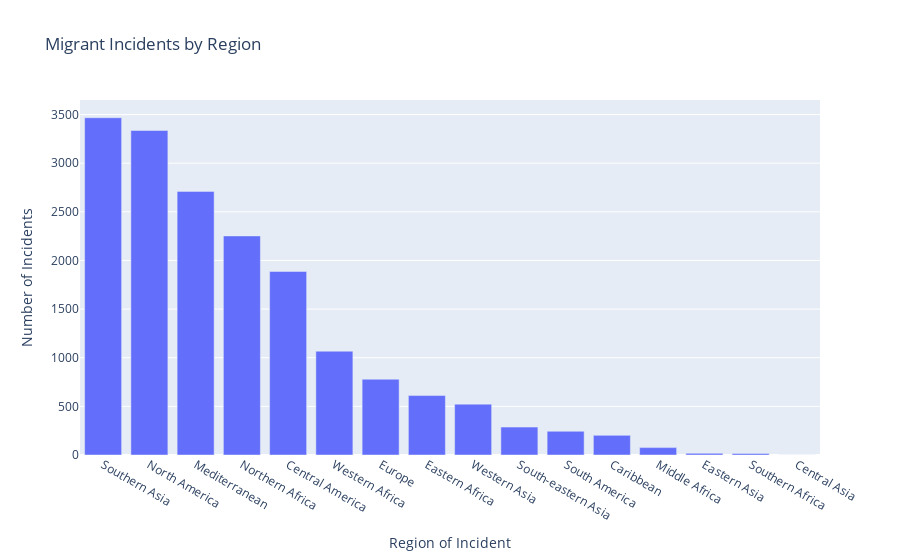

This figure's notebook cell:
### Code cell
# 2. Bar Chart (Incidents by Region of Incident)
df_region_counts = df.group_by("Region of Incident").agg(pl.len().alias("Number of Incidents")).sort(by="Number of Incidents", descending=True)
fig_bar_region = px.bar(df_region_counts.to_pandas(), x="Region of Incident", y="Number of Incidents", title="Migrant Incidents by Region")
fig_bar_region.show()

### Figure 1 — Plotly figure (JSON) as saved in the notebook; plotly's stock layout.template omitted (floating-point values rounded to 4 significant figures)
{"data": [{"alignmentgroup": "True", "hovertemplate": "Region of Incident=%{x}<br>Number of Incidents=%{y}<extra></extra>", "legendgroup": "", "marker": {"color": "#636efa", "pattern": {"shape": ""}}, "name": "", "offsetgroup": "", "orientation": "v", "showlegend": false, "textposition": "auto", "type": "bar", "x": ["Southern Asia", "North America", "Mediterranean", "Northern Africa", "Central America", "Western Africa", "Europe", "Eastern Africa", "Western Asia", "South-eastern Asia", "South America", "Caribbean", "Middle Africa", "Eastern Asia", "Southern Africa", "Central Asia"], "xaxis": "x", "y": [3467, 3336, 2710, 2252, 1886, 1067, 779, 611, 523, 287, 244, 202, 76, 17, 16, 1], "yaxis": "y"}], "layout": {"autosize": true, "barmode": "relative", "legend": {"tracegroupgap": 0}, "title": {"text": "Migrant Incidents by Region"}, "xaxis": {"anchor": "y", "autorange": true, "domain": [0, 1], "range": [-0.5, 15.5], "title": {"text": "Region of Incident"}, "type": "category"}, "yaxis": {"anchor": "x", "autorange": true, "domain": [0, 1], "range": [0, 3649.0], "title": {"text": "Number of Incidents"}, "type": "linear"}}}
